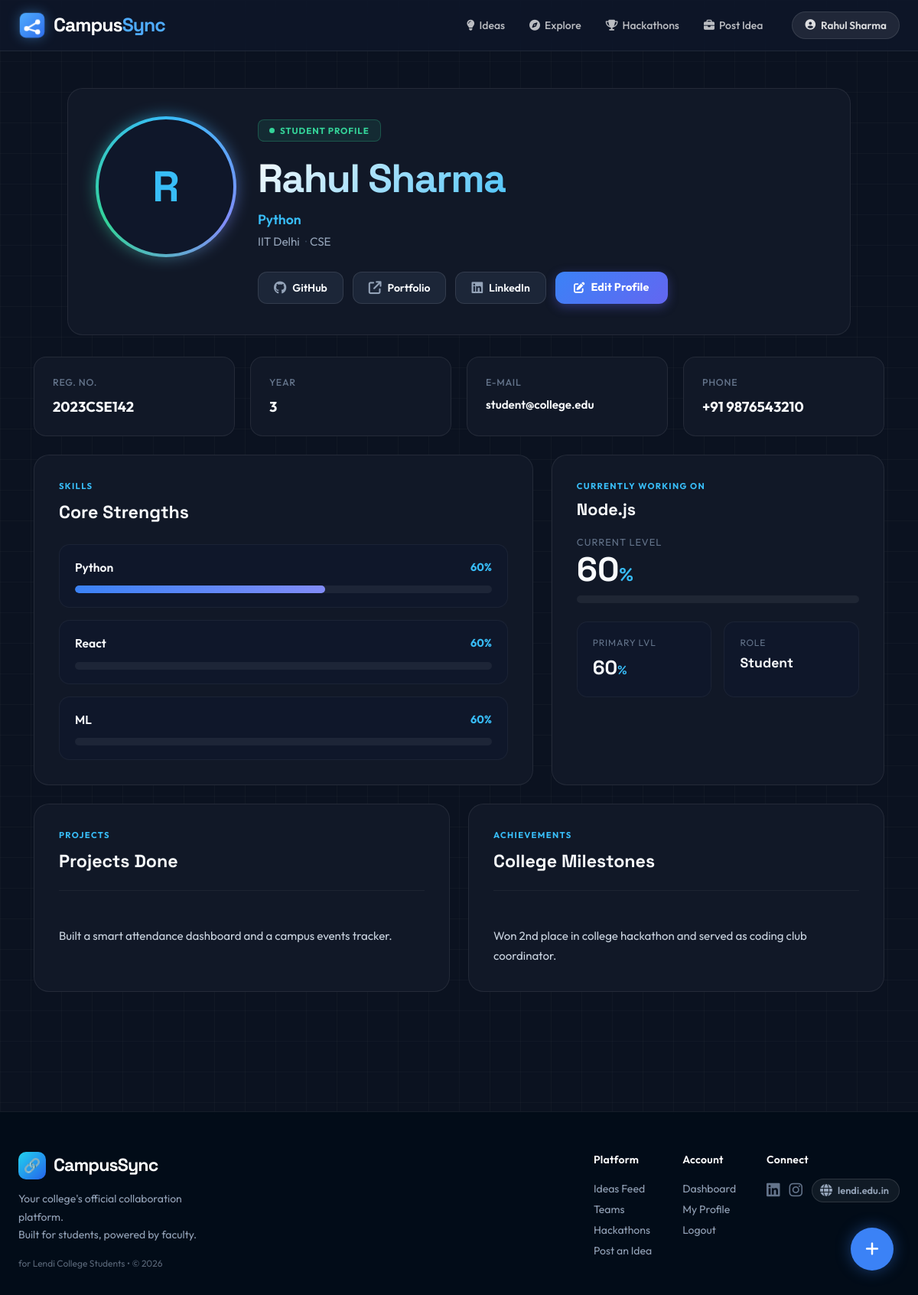
The app's page /profileuser.php (signed in) with its own data.
### tables this page shows
CREATE TABLE IF NOT EXISTS users (
    id                        INT AUTO_INCREMENT PRIMARY KEY,
    name                      VARCHAR(255)  NOT NULL,
    email                     VARCHAR(255)  UNIQUE NOT NULL,
    password                  VARCHAR(255)  NOT NULL,
    role                      ENUM('student','faculty') NOT NULL,
    college                   VARCHAR(100)  NOT NULL DEFAULT 'Your College',
    department                VARCHAR(100),
    year                      INT,
    bio                       TEXT,
    skills                    TEXT,
    profile_photo             VARCHAR(255),
    regd_no                   VARCHAR(100),
    phone_no                  VARCHAR(30),
    github_url                VARCHAR(255),
    linkedin_url              VARCHAR(255),
    portfolio_url             VARCHAR(255),           
    year_studying             INT,
    primary_skill             VARCHAR(255),
    primary_skill_level       INT  DEFAULT 0,
    working_skill_name        VARCHAR(255),
    working_skill_level       INT  DEFAULT 0,
    projects_done             TEXT,
    achievements_from_college TEXT,
    created_at                TIMESTAMP DEFAULT CURRENT_TIMESTAMP
);

### profileuser.php (the view, shortened to what this page needs)
<?php
include 'config.php';
$user_id = (int) $_SESSION['user_id'];
$level_options = [20, 40, 60, 80, 100];
$user_stmt = $conn->prepare("SELECT name, email, role, college, department, year, skills, profile_photo, regd_no, phone_no, github_url, linkedin_url, portfolio_url, year_studying, primary_skill, primary_skill_level, working_skill_name, working_skill_level, projects_done, achievements_from_college FROM users WHERE id = ?");
$user_stmt->bind_param("i", $user_id);
$user_stmt->execute();
$user = $user_stmt->get_result()->fetch_assoc();
function e($value): string
{
    return htmlspecialchars((string) $value, ENT_QUOTES, 'UTF-8');
}
function field_value($value, string $fallback = 'Not added yet'): string
{
    $value = trim((string) $value);
    return $value !== '' ? $value : $fallback;
}
$skills_list = [];
if (!empty($user['skills'])) {
    $decoded_skills = json_decode($user['skills'], true);
    if (is_array($decoded_skills)) {
        foreach ($decoded_skills as $skill_item) {
            $skill_name = trim((string) ($skill_item['name'] ?? ''));
            $skill_level = (int) ($skill_item['level'] ?? 0);
            if ($skill_name !== '' && in_array($skill_level, $level_options, true)) {
                $skills_list[] = [
                    'name' => $skill_name,
                    'level' => $skill_level
                ];
            }
        }
    } else {
        foreach (explode(',', $user['skills']) as $skill_name) {
            $skill_name = trim($skill_name);
            if ($skill_name !== '') {
                $skills_list[] = [
                    'name' => $skill_name,
                    'level' => 60
                ];
            }
        }
    }
}
$display_name = e($user['name'] ?? $_SESSION['name']);
$initial = strtoupper(substr((string) ($user['name'] ?? $_SESSION['name']), 0, 1));
$photo_path = !empty($user['profile_photo']) ? e($user['profile_photo']) : '';
$primary_skill = !empty($skills_list[0]['name']) ? $skills_list[0]['name'] : field_value($user['primary_skill'], 'Profile in progress');
$primary_level = !empty($skills_list[0]['level']) ? (int) $skills_list[0]['level'] : (int) ($user['primary_skill_level'] ?? 0);
$working_level = (int) ($user['working_skill_level'] ?? 0);
?>
<!DOCTYPE html>
<html lang="en">
<head>
    <script src="https://cdn.tailwindcss.com"></script>
    <link rel="stylesheet" href="https://cdnjs.cloudflare.com/ajax/libs/font-awesome/6.5.1/css/all.min.css">
</head>
<body class="min-h-screen flex flex-col text-[#F8FAFC] bg-grid">
    <?php $active_page = 'dashboard'; include 'navbar.php'; ?>
    <main class="max-w-6xl mx-auto px-5 py-12 w-full">
        <section class="section-card p-7 md:p-10 flex flex-col md:flex-row gap-8 items-center md:items-start max-w-5xl mx-auto anim-fade-up delay-100">
            <div class="avatar-ring shrink-0 w-36 h-36 md:w-44 md:h-44 rounded-full" style="z-index:1;">
                <div class="w-full h-full rounded-full overflow-hidden bg-[#0F172A] border-2 border-[#0F172A]">
                    <?php if ($photo_path): ?>
                        <img src="<?php echo $photo_path; ?>" alt="Profile photo of <?php echo $display_name; ?>" class="w-full h-full object-cover">
                    <?php else: ?>
                        <div class="w-full h-full flex items-center justify-center font-display font-bold text-[#38BDF8]"
                             style="font-size:clamp(2.5rem,10vw,3.5rem);">
                            <?php echo e($initial); ?>
                        </div>
                    <?php endif; ?>
                </div>
            </div>
            <div class="flex-1 text-center md:text-left">
                <div class="role-badge mb-4">
                    <span class="role-badge-dot"></span>
                    <?php echo e(ucfirst((string) $user['role'])); ?> Profile
                </div>
                <h1 class="font-display gradient-name font-extrabold leading-tight"
                    style="font-size: clamp(2rem, 5vw, 3.25rem); letter-spacing: -0.03em;">
                    <?php echo $display_name; ?>
                </h1>
                <p class="mt-2 font-semibold text-[#38BDF8]" style="font-size: 1.1rem;">
                    <?php echo e($primary_skill); ?>
                </p>
                <p class="mt-1 text-[#94A3B8]" style="font-size: 0.95rem;">
                    <?php echo e(field_value($user['college'])); ?>
                    <?php if (!empty($user['department'])): ?>
                        <span class="text-[#334155] mx-1">·</span><?php echo e($user['department']); ?>
                    <?php endif; ?>
                </p>
                <div class="mt-7 flex flex-wrap justify-center md:justify-start gap-3">
                    <?php if (!empty($user['github_url'])): ?>
                        <a href="<?php echo e($user['github_url']); ?>" target="_blank" rel="noopener" class="social-btn">
                            <i class="fa-brands fa-github"></i> GitHub
                        </a>
                    <?php else: ?>
                        <button onclick="alert('No GitHub link added yet.');" class="social-btn">
                            <i class="fa-brands fa-github"></i> GitHub
                        </button>
                    <?php endif; ?>
                    <?php if (!empty($user['portfolio_url'])): ?>
                        <a href="<?php echo e($user['portfolio_url']); ?>" target="_blank" rel="noopener" class="social-btn">
                            <i class="fa-solid fa-arrow-up-right-from-square"></i> Portfolio
                        </a>
                    <?php else: ?>
                        <button onclick="alert('No portfolio link added yet.');" class="social-btn">
                            <i class="fa-solid fa-arrow-up-right-from-square"></i> Portfolio
                        </button>
                    <?php endif; ?>
                    <?php if (!empty($user['linkedin_url'])): ?>
                        <a href="<?php echo e($user['linkedin_url']); ?>" target="_blank" rel="noopener" class="social-btn">
                            <i class="fa-brands fa-linkedin"></i> LinkedIn
                        </a>
                    <?php else: ?>
                        <button onclick="alert('No LinkedIn link added yet.');" class="social-btn">
                            <i class="fa-brands fa-linkedin"></i> LinkedIn
                        </button>
                    <?php endif; ?>
                    <a href="edit-profile.php" class="btn-edit-profile">
                        <i class="fa-solid fa-pen-to-square"></i> Edit Profile
                    </a>
                </div>
            </div>
        </section>
        <section class="grid grid-cols-2 lg:grid-cols-4 gap-5 mt-7 anim-fade-up delay-200">
            <div class="stat-card p-6">
                <p class="text-[#64748B] font-medium" style="font-size:0.78rem; letter-spacing:0.06em; text-transform:uppercase;">Reg. No.</p>
                <p class="mt-2 text-[#F8FAFC] font-bold break-words" style="font-size:1.15rem;">
                    <?php echo e(field_value($user['regd_no'])); ?>
                </p>
            </div>
            <div class="stat-card p-6">
                <p class="text-[#64748B] font-medium" style="font-size:0.78rem; letter-spacing:0.06em; text-transform:uppercase;">Year</p>
                <p class="mt-2 text-[#F8FAFC] font-bold" style="font-size:1.15rem;">
                    <?php echo e(field_value($user['year_studying'])); ?>
                </p>
            </div>
            <div class="stat-card p-6">
                <p class="text-[#64748B] font-medium" style="font-size:0.78rem; letter-spacing:0.06em; text-transform:uppercase;">E-mail</p>
                <p class="mt-2 text-[#F8FAFC] font-semibold break-words" style="font-size:0.95rem;">
                    <?php echo e(field_value($user['email'])); ?>
                </p>
            </div>
            <div class="stat-card p-6">
                <p class="text-[#64748B] font-medium" style="font-size:0.78rem; letter-spacing:0.06em; text-transform:uppercase;">Phone</p>
                <p class="mt-2 text-[#F8FAFC] font-bold" style="font-size:1.15rem;">
                    <?php echo e(field_value($user['phone_no'])); ?>
                </p>
            </div>
        </section>
        <section class="grid lg:grid-cols-[1.2fr_0.8fr] gap-6 mt-6 anim-fade-up delay-300">
            <div class="section-card p-8">
                <p class="section-label">Skills</p>
                <h2 class="font-display font-bold text-[#F8FAFC] mt-2" style="font-size:1.45rem;">Core Strengths</h2>
                <div class="mt-6 space-y-4" id="skills-list">
                    <?php if (!empty($skills_list)): ?>
                        <?php foreach ($skills_list as $idx => $skill_item): ?>
                        <div class="skill-item">
                            <div class="flex items-center justify-between gap-4 mb-3">
                                <p class="text-[#F8FAFC] font-semibold" style="font-size:0.975rem;">
                                    <?php echo e($skill_item['name']); ?>
                                </p>
                                <p class="font-bold text-[#38BDF8]" style="font-size:0.9rem;">
                                    <?php echo (int) $skill_item['level']; ?>%
                                </p>
                            </div>
                            <div class="skill-bar-track">
                                <div class="skill-bar-fill fill-blue"
                                     data-width="<?php echo (int) $skill_item['level']; ?>">
                                </div>
                            </div>
                        </div>
                        <?php endforeach; ?>
                    <?php endif; ?>
                </div>
            </div>
            <div class="section-card p-8 flex flex-col">
                <p class="section-label">Currently Working On</p>
                <h2 class="font-display font-bold text-[#F8FAFC] mt-2 leading-tight" style="font-size:1.35rem;">
                    <?php echo e(field_value($user['working_skill_name'], 'No active skill')); ?>
                </h2>
                <p class="text-[#64748B] mt-5" style="font-size:0.8rem; text-transform:uppercase; letter-spacing:0.08em;">Current Level</p>
                <p class="font-display font-extrabold text-[#F8FAFC] mt-1" style="font-size:2.75rem; line-height:1;">
                    <?php echo $working_level; ?><span class="text-[#38BDF8]" style="font-size:1.5rem;">%</span>
                </p>
                <div class="skill-bar-track mt-3">
                </div>
                <div class="grid grid-cols-2 gap-4 mt-6">
                    <div class="sub-stat">
                        <p class="text-[#64748B]" style="font-size:0.75rem; text-transform:uppercase; letter-spacing:0.07em;">Primary Lvl</p>
                        <p class="font-display font-bold text-[#F8FAFC] mt-1" style="font-size:1.6rem;">
                            <?php echo $primary_level; ?><span class="text-[#38BDF8]" style="font-size:1rem;">%</span>
                        </p>
                    </div>
                    <div class="sub-stat">
                        <p class="text-[#64748B]" style="font-size:0.75rem; text-transform:uppercase; letter-spacing:0.07em;">Role</p>
                        <p class="font-display font-bold text-[#F8FAFC] mt-1" style="font-size:1.1rem;">
                            <?php echo e(ucfirst((string) $user['role'])); ?>
                        </p>
                    </div>
                </div>
            </div>
        </section>
        <section class="grid lg:grid-cols-2 gap-6 mt-6 pb-12 anim-fade-up delay-400">
            <div class="section-card p-8">
                <p class="section-label">Projects</p>
                <h2 class="font-display font-bold text-[#F8FAFC] mt-2" style="font-size:1.45rem;">Projects Done</h2>
                <div class="mt-5 border-t border-white/5 pt-5">
                    <p class="text-[#CBD5E1] leading-relaxed whitespace-pre-line" style="font-size:0.94rem; line-height:1.75;">
                        <?php echo nl2br(e(field_value($user['projects_done'], 'No projects added yet.'))); ?>
                    </p>
                </div>
            </div>
            <div class="section-card p-8">
                <p class="section-label">Achievements</p>
                <h2 class="font-display font-bold text-[#F8FAFC] mt-2" style="font-size:1.45rem;">College Milestones</h2>
                <div class="mt-5 border-t border-white/5 pt-5">
                    <p class="text-[#CBD5E1] leading-relaxed whitespace-pre-line" style="font-size:0.94rem; line-height:1.75;">
                        <?php echo nl2br(e(field_value($user['achievements_from_college'], 'No achievements added yet.'))); ?>
                    </p>
                </div>
            </div>
        </section>
    </main>
    <?php include 'footer.php'; ?>
</body>
</html>

### records on screen
users: name "R", role "STUDENT", name "Rahul Sharma", college "IIT Delhi", department "CSE", regd_no "2023CSE142", year_studying "3", email "student@college.edu", phone_no "+91 9876543210", primary_skill "React", working_skill_level "60", working_skill_name "Node.js", role "Student", projects_done "Built a smart attendance dashboard and a campus events tracker.", achievements_from_college "Won 2nd place in college hackathon and served as coding club coordinator."

### other values on screen
$_nav_name "Rahul Sharma"
$primary_skill "Python"
$skill_item['name'] "Python"
$skill_item['level'] "60"
$skill_item['name'] "ML"
$primary_level "60"
